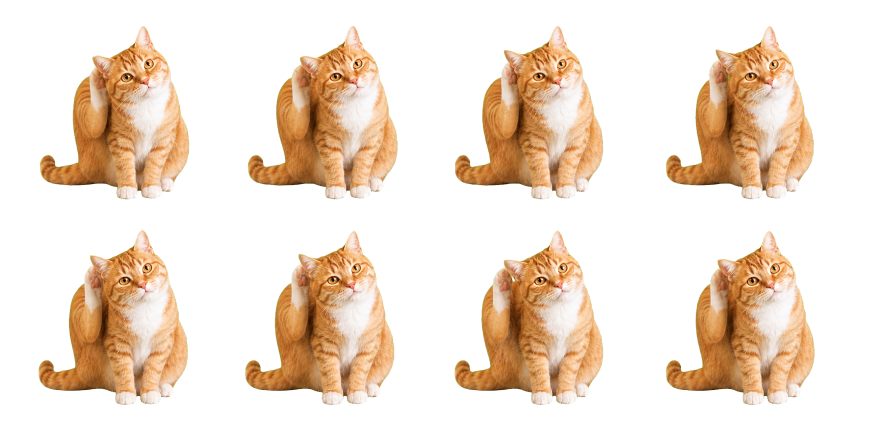
#> input picture imagegen/scratch-v2-sheet-alpha.png, 1774 x 887 px, found by its file name (shown at 1/2 size)
$ python prepare_scratch_v2_and_sleep_fix.py
#> lines starting #> are read from the running program, lines starting #| are printed output that depends on the picture
from __future__ import annotations

import math
import statistics
from pathlib import Path

from PIL import Image


WORK_DIR = Path(r"C:/Users/52965/Documents/Codex/2026-07-23/new-chat/work/imagegen")
ASSET_DIR = Path(r"C:/Users/52965/Documents/Codex/2026-07-23/new-chat/work/OrangeCatPet/Assets")
FRAME_SIZE = 640
ANCHOR_X = 320
ANCHOR_BOTTOM = 599
MAX_EXTENT = 590


def visible_bounds(image: Image.Image) -> tuple[int, int, int, int]:
    bounds = image.getchannel("A").getbbox()
    if bounds is None:
        raise ValueError("Sprite contains no visible pixels")
    return bounds


def prepare_scratch_sequence() -> None:
    sheet = Image.open(WORK_DIR / "scratch-v2-sheet-alpha.png").convert("RGBA")
#> sheet is the input picture: PIL image 1774x887 RGBA; mean R, G, B, A 66, 50.4, 35.8, 79.8
    sheet_width, sheet_height = sheet.size
#> sheet_width = 1774; sheet_height = 887
    raw_frames: list[Image.Image] = []

    for index in range(8):
        row, column = divmod(index, 4)
        left = round(column * sheet_width / 4)
        right = round((column + 1) * sheet_width / 4)
        top = round(row * sheet_height / 2)
        bottom = round((row + 1) * sheet_height / 2)
        raw_frames.append(sheet.crop((left, top, right, bottom)))
#> after the loop, raw_frames = 8 items

    old_idle = Image.open(ASSET_DIR / "cat.png").convert("RGBA")
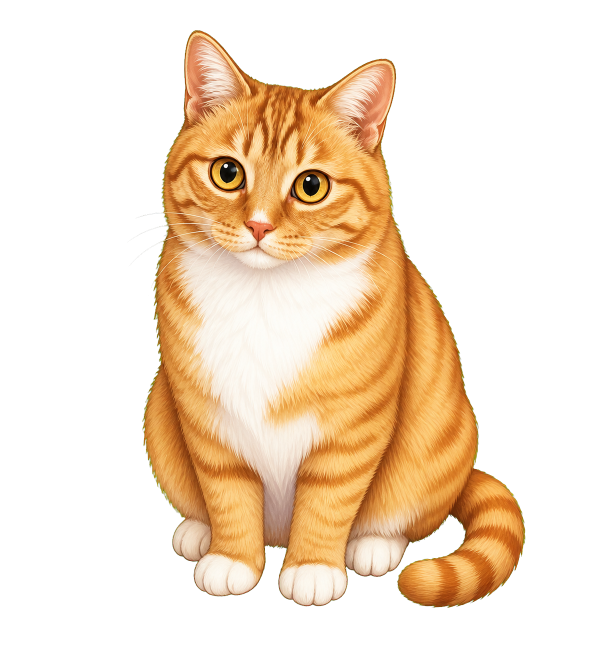
#> input picture assets/cat.png, 1207 x 1303 px, found by its file name (shown at 1/2 size)
#> old_idle is the input picture: PIL image 1207x1303 RGBA; mean R, G, B, A 83.4, 63.6, 41.7, 94.2
    idle_left, idle_top, idle_right, idle_bottom = visible_bounds(old_idle)
#> in visible_bounds, `bounds = image.getchannel("A").getbbox()`: bounds = (254, 60, 1051, 1216)
#> idle_left = 254; idle_top = 60; idle_right = 1051; idle_bottom = 1216
    target_area = (idle_right - idle_left) * (idle_bottom - idle_top) * 0.90
#> target_area = 829198.8

    bounds = [visible_bounds(frame) for frame in raw_frames]
#> bounds = [(79, 50, 379, 399), (51, 50, 352, 399), (22, 51, 320, 399), (1, 50, 298, 399), (77, 14, 377, 366), (45, 17, 345, 366), (21, 15, 320, 367), (2, 16, 300, 366)]
    widths = [right - left for left, _, right, _ in bounds]
#> widths = [300, 301, 298, 297, 300, 300, 299, 298]
    heights = [bottom - top for _, top, _, bottom in bounds]
#> heights = [349, 349, 348, 349, 352, 349, 352, 350]
    areas = [width * height for width, height in zip(widths, heights)]
#> areas = [104700, 105049, 103704, 103653, 105600, 104700, 105248, 104300]
    scale = math.sqrt(target_area / statistics.median(areas))
#> scale = 2.81
    scale = min(scale, MAX_EXTENT / max(widths), MAX_EXTENT / max(heights))
#> scale = 1.68

    for index, (frame, frame_bounds) in enumerate(zip(raw_frames, bounds), start=1):
        cropped = frame.crop(frame_bounds)
        resized = cropped.resize(
            (
                max(1, round(cropped.width * scale)),
                max(1, round(cropped.height * scale)),
            ),
            Image.Resampling.LANCZOS,
        )
        canvas = Image.new("RGBA", (FRAME_SIZE, FRAME_SIZE), (0, 0, 0, 0))
        left = round(ANCHOR_X - resized.width / 2)
        top = ANCHOR_BOTTOM - resized.height
        canvas.alpha_composite(resized, (left, top))
        output = ASSET_DIR / f"cat-smooth-scratch-v2-{index:02}.png"
        canvas.save(output, optimize=True)

        final_left, final_top, final_right, final_bottom = visible_bounds(canvas)
        print(
            f"scratch {index}: size={final_right-final_left}x{final_bottom-final_top}, "
            f"center={(final_left+final_right)/2:.1f}, bottom={final_bottom}"
        )
#> this loop made 8 passes
#> (frame_bounds, left, top, bounds in visible_bounds, final_left, final_top, final_right) on passes 1 to 8: ((79, 50, 379, 399), 68, 14, (68, 14, 571, 599), 68, 14, 571), ((51, 50, 352, 399), 68, 14, (68, 14, 573, 599), 68, 14, 573), ((22, 51, 320, 399), 70, 16, (70, 16, 569, 599), 70, 16, 569), ((1, 50, 298, 399), 71, 14, (71, 14, 569, 599), 71, 14, 569), ((77, 14, 377, 366), 68, 9, (68, 9, 571, 599), 68, 9, 571), ((45, 17, 345, 366), 68, 14, (68, 14, 571, 599), 68, 14, 571), ((21, 15, 320, 367), 70, 9, (70, 9, 571, 599), 70, 9, 571), ((2, 16, 300, 366), 70, 12, (70, 12, 569, 599), 70, 12, 569)
#| scratch 1: size=503x585, center=319.5, bottom=599
#| scratch 2: size=505x585, center=320.5, bottom=599
#| scratch 3: size=499x583, center=319.5, bottom=599
#| scratch 4: size=498x585, center=320.0, bottom=599
#| scratch 5: size=503x590, center=319.5, bottom=599
#| scratch 6: size=503x585, center=319.5, bottom=599
#| scratch 7: size=501x590, center=320.5, bottom=599
#| scratch 8: size=499x587, center=319.5, bottom=599
#> pass 1, in prepare_scratch_sequence, `cropped = frame.crop(frame_bounds)`:
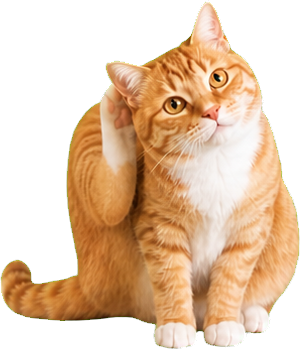
#> cropped: PIL image 300x349 RGBA; mean R, G, B, A 121.3, 92.6, 65.7, 145.8; transparent parts drawn white
#> pass 1, in prepare_scratch_sequence, `canvas.save(output, optimize=True)`:
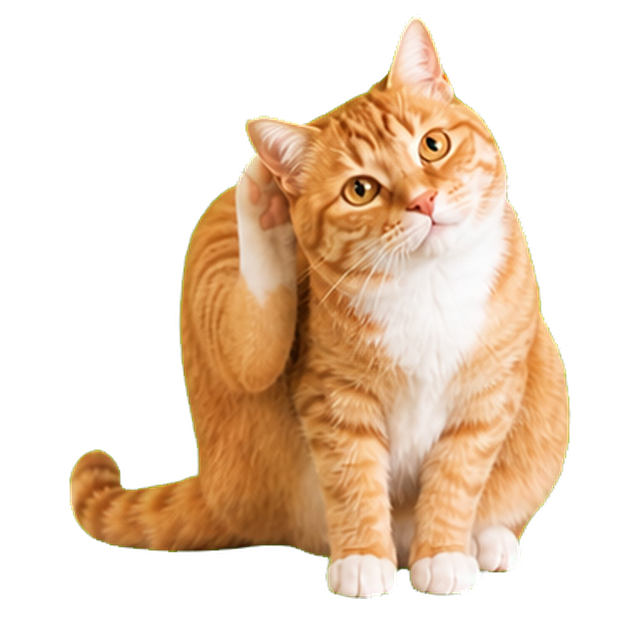
#> saved as cat-smooth-scratch-v2-01.png: PIL image 640x640 RGBA; mean R, G, B, A 88.3, 67.7, 47.9, 104.7; transparent parts drawn white
#> after the loop:
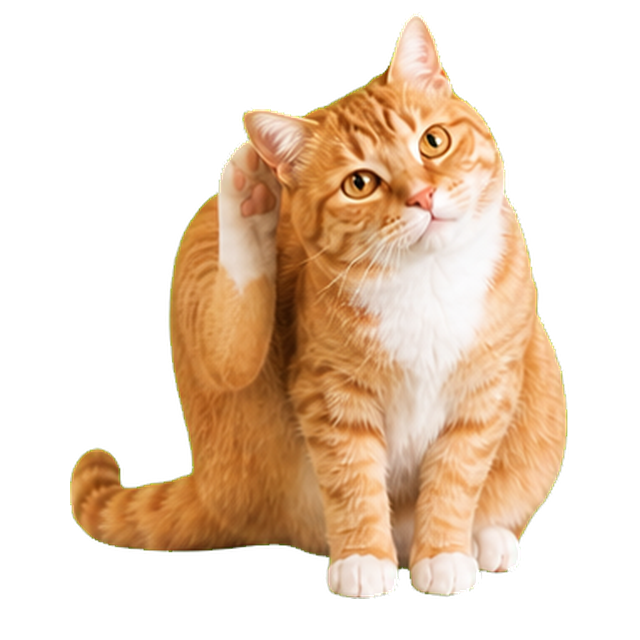
#> canvas: PIL image 640x640 RGBA; mean R, G, B, A 89.8, 68.9, 48.9, 107.4; transparent parts drawn white
#> after the loop:
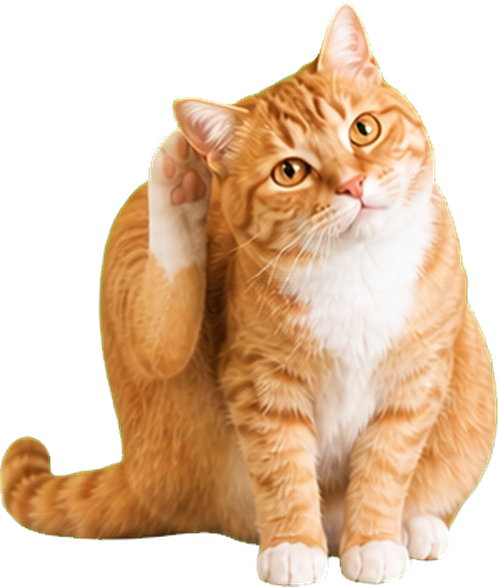
#> resized: PIL image 499x587 RGBA; mean R, G, B, A 125.6, 96.4, 68.3, 150.1; transparent parts drawn white


def prepare_sleep_sequence() -> None:
    for index in range(1, 8):
        source = ASSET_DIR / f"cat-smooth-sleep-{index:02}.png"
        target = ASSET_DIR / f"cat-smooth-sleep-v2-{index:02}.png"
#> (the run stopped early here; a loop or call above may not have finished)
